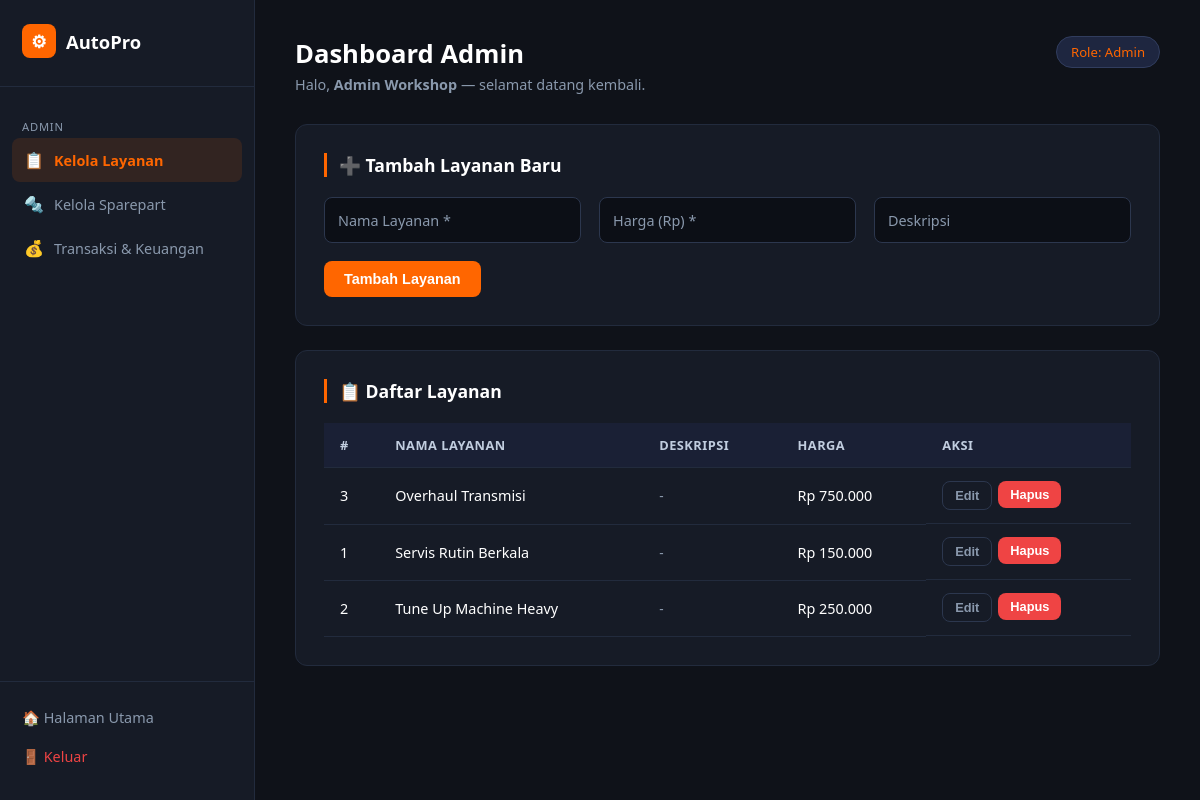
The app's page /dashboard.php (signed in) with its own data.
### tables this page shows
CREATE TABLE `layanan` (
  `id` int NOT NULL,
  `nama_servis` varchar(100) NOT NULL,
  `deskripsi` text,
  `harga` decimal(10,2) NOT NULL
);

### dashboard.php (the view, shortened to what this page needs)
<?php
require 'db_connect.php';
$role    = $_SESSION['role'];
$layanan_list = $pdo->query("SELECT * FROM layanan ORDER BY nama_servis")->fetchAll();
?>
<!DOCTYPE html>
<html lang="id">
<head>
    <link rel="stylesheet" href="style.css?v=<?php echo filemtime(__DIR__.'/style.css'); ?>">
</head>
<body class="page-dashboard">
<aside class="sidebar">
    <div class="sidebar-brand">
        <div class="brand-icon">⚙</div>
        <span class="brand-name">AutoPro</span>
    </div>
    <?php if (in_array($role, ['Admin', 'Super Admin'])): ?>
        <span class="sidebar-section"><?php echo $role === 'Admin' ? 'Admin' : 'Administrasi'; ?></span>
        <ul class="sidebar-menu">
            <li><a href="#" class="nav-link <?php echo $role === 'Admin' ? 'active' : ''; ?>" data-target="sec-layanan">
                <span class="icon">📋</span> Kelola Layanan
            </a></li>
            <li><a href="#" class="nav-link" data-target="sec-sparepart">
                <span class="icon">🔩</span> Kelola Sparepart
            </a></li>
            <li><a href="#" class="nav-link" data-target="sec-transaksi">
                <span class="icon">💰</span> Transaksi & Keuangan
            </a></li>
        </ul>
    <?php endif; ?>
    <div class="sidebar-footer">
        <a href="index.php">🏠 Halaman Utama</a>
        <a href="logout.php">🚪 Keluar</a>
    </div>
</aside>
<main class="main-content">
    <div class="page-header">
        <div>
            <h1><?php echo $role === 'Super Admin' ? 'Dashboard Super Admin' : ($role === 'Admin' ? 'Dashboard Admin' : 'Dashboard Operasional'); ?></h1>
            <p>Halo, <strong><?php echo htmlspecialchars($_SESSION['nama']); ?></strong> — selamat datang kembali.</p>
        </div>
        <span class="user-chip">Role: <?php echo $role; ?></span>
    </div>
    <?php if (in_array($role, ['Admin', 'Super Admin'])): ?>
    <div id="sec-layanan" class="section-view <?php echo $role === 'Admin' ? 'active-view' : ''; ?>">
        <div class="card" style="margin-bottom:24px;">
            <p class="card-title">➕ Tambah Layanan Baru</p>
            <form action="" method="POST">
                <div class="form-grid-3">
                    <div class="input-wrap">
                        <input type="text" name="nama_servis" placeholder=" " required>
                        <label>Nama Layanan *</label>
                    </div>
                    <div class="input-wrap">
                        <input type="number" name="harga" placeholder=" " required min="0">
                        <label>Harga (Rp) *</label>
                    </div>
                    <div class="input-wrap">
                        <input type="text" name="deskripsi" placeholder=" ">
                        <label>Deskripsi</label>
                    </div>
                </div>
                <button type="submit" class="btn btn-primary">Tambah Layanan</button>
            </form>
        </div>
        <div class="card">
            <p class="card-title">📋 Daftar Layanan</p>
            <div class="table-wrap">
                <table>
                    <thead>
                        <tr><th>#</th><th>Nama Layanan</th><th>Deskripsi</th><th>Harga</th><th>Aksi</th></tr>
                    </thead>
                    <tbody>
                        <?php foreach ($layanan_list as $l): ?>
                        <tr>
                            <td><?php echo $l['id']; ?></td>
                            <td><?php echo htmlspecialchars($l['nama_servis']); ?></td>
                            <td style="color:var(--muted);font-size:.85rem"><?php echo htmlspecialchars($l['deskripsi'] ?? '-'); ?></td>
                            <td>Rp <?php echo number_format($l['harga'], 0, ',', '.'); ?></td>
                            <td style="display:flex;gap:6px;">
                                <button class="btn btn-ghost btn-sm"
                                    onclick="openEditLayanan(
                                        <?php echo $l['id']; ?>,
                                        '<?php echo addslashes($l['nama_servis']); ?>',
                                        '<?php echo addslashes($l['deskripsi'] ?? ''); ?>',
                                        <?php echo $l['harga']; ?>
                                    )">Edit</button>
                                <form action="" method="POST" onsubmit="return confirm('Hapus layanan ini?')">
                                    <button type="submit" class="btn btn-danger btn-sm">Hapus</button>
                                </form>
                            </td>
                        </tr>
                        <?php endforeach; ?>
                    </tbody>
                </table>
            </div>
        </div>
    </div>
    <?php endif; ?>
</main>
</body>
</html>

### records on screen
layanan: id "3", nama_servis "Overhaul Transmisi", deskripsi "-", harga "750.000"
layanan: id "1", nama_servis "Servis Rutin Berkala", deskripsi "-", harga "150.000"
layanan: id "2", nama_servis "Tune Up Machine Heavy", deskripsi "-", harga "250.000"

### other values on screen
$_SESSION['nama'] "Admin Workshop"
$role "Admin"
